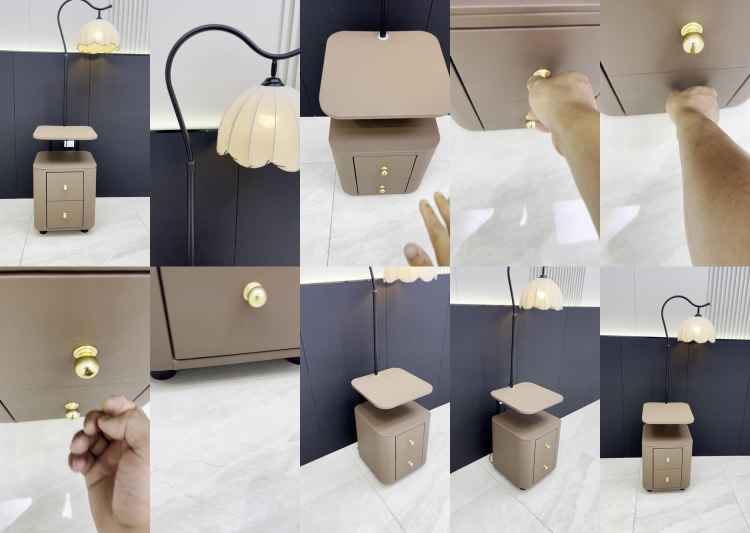
#> input picture ai_fusion_sandbox/reports/frame_check/grid_8886.jpg, 1500 x 1066 px (shown at 1/2 size)
$ python -i scene_detector.py   (imports and definitions only)
#> lines starting #> are read from the running program, lines starting #| are printed output that depends on the picture
#> further down, picture is the input picture: shape (1066, 1500, 3); mean B, G, R 149.6, 153.5, 159.3
# -*- coding: utf-8 -*-
"""视频内部镜头切分（阶段二核心）。

设计原则（严格对应计划书）：
- 不按文件切分，不按固定秒数等分。
- 多信号综合：画面直方图差异 + 像素差异 + 边缘结构变化 + 亮度突变。
- 局部峰值 + 自适应阈值，不是单一固定阈值。
- 灯光变亮/变暗、手进入画面、镜头缓慢移动不应被误判为新场景：
  通过"亮度信号单独判定 + 结构信号需同时变化"来抑制这类误报。
- 每个候选边界记录触发信号与分数，可解释。

返回的是"候选镜头边界"，动作语义在阶段三再判断。
"""
import cv2
import numpy as np

from .. import media


def _hist_feature(frame):
    """颜色直方图特征（对亮度做归一化，降低灯光变化的干扰）。"""
    small = cv2.resize(frame, (160, 90))
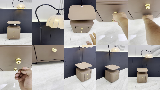
#> small: shape (90, 160, 3); mean B, G, R 149.8, 153.8, 159.5
    hsv = cv2.cvtColor(small, cv2.COLOR_BGR2HSV)
#> hsv: shape (90, 160, 3); mean H, S, V 50.1, 33.6, 162.9
    # 只用 H/S 通道直方图，跳过 V(亮度)以减少灯光变化误报
    hist = cv2.calcHist([hsv], [0, 1], None, [30, 32], [0, 180, 0, 256])
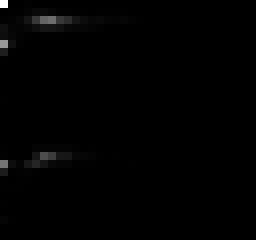
#> hist: shape (30, 32) float32 (shown 8 times larger); min 0, max 2095, mean 15; drawn with min black and max white
    cv2.normalize(hist, hist)
    return hist


def _gray_small(frame):
    small = cv2.resize(frame, (160, 90))
    return cv2.cvtColor(small, cv2.COLOR_BGR2GRAY)


def _edges(gray):
    return cv2.Canny(gray, 50, 150)


# [175 lines left out: functions analyze_video, _explain, not called in this run]

>>> import cv2
>>> picture = cv2.imread('../../ai_fusion_sandbox/reports/frame_check/grid_8886.jpg')
>>> result = _hist_feature(picture)
